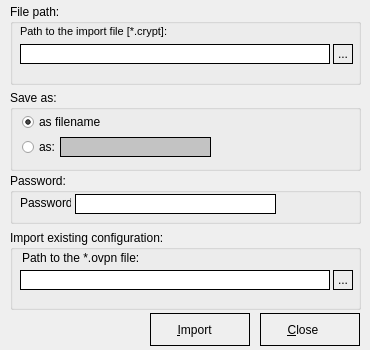
<?xml version="1.0" encoding="UTF-8"?>
<ui version="4.0">
 <class>ImportConfig</class>
 <widget class="QDialog" name="ImportConfig">
  <property name="windowModality">
   <enum>Qt::ApplicationModal</enum>
  </property>
  <property name="geometry">
   <rect>
    <x>0</x>
    <y>0</y>
    <width>370</width>
    <height>350</height>
   </rect>
  </property>
  <property name="sizePolicy">
   <sizepolicy hsizetype="Preferred" vsizetype="Preferred">
    <horstretch>0</horstretch>
    <verstretch>0</verstretch>
   </sizepolicy>
  </property>
  <property name="minimumSize">
   <size>
    <width>370</width>
    <height>350</height>
   </size>
  </property>
  <property name="maximumSize">
   <size>
    <width>370</width>
    <height>350</height>
   </size>
  </property>
  <property name="windowTitle">
   <string>Import config file</string>
  </property>
  <property name="windowIcon">
   <iconset resource="systray.qrc">
    <normaloff>:/images/logo.png</normaloff>:/images/logo.png</iconset>
  </property>
  <property name="styleSheet">
   <string notr="true"/>
  </property>
  <property name="modal">
   <bool>true</bool>
  </property>
  <widget class="QGroupBox" name="groupBox">
   <property name="geometry">
    <rect>
     <x>10</x>
     <y>4</y>
     <width>351</width>
     <height>81</height>
    </rect>
   </property>
   <property name="title">
    <string>File path:</string>
   </property>
   <widget class="QLabel" name="label">
    <property name="geometry">
     <rect>
      <x>10</x>
      <y>20</y>
      <width>191</width>
      <height>16</height>
     </rect>
    </property>
    <property name="text">
     <string>&lt;!DOCTYPE HTML PUBLIC &quot;-//W3C//DTD HTML 4.0//EN&quot; &quot;http://www.w3.org/TR/REC-html40/strict.dtd&quot;&gt;
&lt;html&gt;&lt;head&gt;&lt;meta name=&quot;qrichtext&quot; content=&quot;1&quot; /&gt;&lt;style type=&quot;text/css&quot;&gt;
p, li { white-space: pre-wrap; }
&lt;/style&gt;&lt;/head&gt;&lt;body style=&quot; font-family:'MS Shell Dlg 2'; font-size:8.25pt; font-weight:400; font-style:normal;&quot;&gt;
&lt;p style=&quot; margin-top:0px; margin-bottom:0px; margin-left:0px; margin-right:0px; -qt-block-indent:0; text-indent:0px;&quot;&gt;&lt;span style=&quot; font-size:8pt;&quot;&gt;Path to the import file [*.crypt]:&lt;/span&gt;&lt;/p&gt;&lt;/body&gt;&lt;/html&gt;</string>
    </property>
   </widget>
   <widget class="QLineEdit" name="txtImportPath">
    <property name="geometry">
     <rect>
      <x>10</x>
      <y>40</y>
      <width>310</width>
      <height>20</height>
     </rect>
    </property>
    <property name="styleSheet">
     <string notr="true">:enabled {border: 1px solid black}
:hover {border: 1px solid red; }</string>
    </property>
   </widget>
   <widget class="QPushButton" name="cmdOpenCryptFile">
    <property name="geometry">
     <rect>
      <x>323</x>
      <y>40</y>
      <width>20</width>
      <height>20</height>
     </rect>
    </property>
    <property name="styleSheet">
     <string notr="true">:enabled {border: 1px solid black}
:disabled {border: 1px solid black}
:hover {background-color: rgb(195, 195, 195);}</string>
    </property>
    <property name="text">
     <string>...</string>
    </property>
   </widget>
  </widget>
  <widget class="QGroupBox" name="groupBox_2">
   <property name="geometry">
    <rect>
     <x>10</x>
     <y>90</y>
     <width>351</width>
     <height>81</height>
    </rect>
   </property>
   <property name="title">
    <string>Save as:</string>
   </property>
   <widget class="QRadioButton" name="rbSaveAsFile">
    <property name="geometry">
     <rect>
      <x>11</x>
      <y>22</y>
      <width>151</width>
      <height>19</height>
     </rect>
    </property>
    <property name="styleSheet">
     <string notr="true">QRadioButton { 
spacing: 5px;
}

QRadioButton::indicator {
width: 13px;
height: 13px;
}

QRadioButton::indicator::unchecked:enabled {
image: url(:/images/styles/radiobutton_unchecked.png);
}

QRadioButton::indicator::checked:enabled {
image: url(:/images/styles/radiobutton_checked.png);
}

QRadioButton::indicator::unchecked:disabled {
image: url(:/images/styles/radiobutton_unchecked_dis.png);
}

QRadioButton::indicator::checked:disabled {
image: url(:/images/styles/radiobutton_checked_dis.png);
}</string>
    </property>
    <property name="text">
     <string>as filename</string>
    </property>
    <property name="checked">
     <bool>true</bool>
    </property>
   </widget>
   <widget class="QRadioButton" name="rbSaveAsName">
    <property name="geometry">
     <rect>
      <x>11</x>
      <y>47</y>
      <width>41</width>
      <height>19</height>
     </rect>
    </property>
    <property name="styleSheet">
     <string notr="true">QRadioButton { 
spacing: 5px;
}

QRadioButton::indicator {
width: 13px;
height: 13px;
}

QRadioButton::indicator::unchecked:enabled {
image: url(:/images/styles/radiobutton_unchecked.png);
}

QRadioButton::indicator::checked:enabled {
image: url(:/images/styles/radiobutton_checked.png);
}

QRadioButton::indicator::unchecked:disabled {
image: url(:/images/styles/radiobutton_unchecked_dis.png);
}

QRadioButton::indicator::checked:disabled {
image: url(:/images/styles/radiobutton_checked_dis.png);
}</string>
    </property>
    <property name="text">
     <string>as:</string>
    </property>
   </widget>
   <widget class="QLineEdit" name="txtNewName">
    <property name="enabled">
     <bool>false</bool>
    </property>
    <property name="geometry">
     <rect>
      <x>50</x>
      <y>47</y>
      <width>151</width>
      <height>20</height>
     </rect>
    </property>
    <property name="styleSheet">
     <string notr="true">:enabled {border: 1px solid black; background-color: rgb(255, 255, 255);}
:disabled {border: 1px solid black; background-color: rgb(195, 195, 195);}
:hover {border: 1px solid red; }
</string>
    </property>
   </widget>
  </widget>
  <widget class="QPushButton" name="cmdCancel">
   <property name="geometry">
    <rect>
     <x>260</x>
     <y>313</y>
     <width>100</width>
     <height>33</height>
    </rect>
   </property>
   <property name="styleSheet">
    <string notr="true">:enabled {border: 1px solid black}
:disabled {border: 1px solid black}
:hover {background-color: rgb(195, 195, 195);}
QPushButton {height: 25px; width: 50px;text-align:left;
	padding-left: 10px;
	padding-top: 3px;
	padding-bottom: 3px;}</string>
   </property>
   <property name="text">
    <string>     &amp;Close</string>
   </property>
   <property name="icon">
    <iconset resource="systray.qrc">
     <normaloff>:/images/close_dialog.png</normaloff>:/images/close_dialog.png</iconset>
   </property>
   <property name="iconSize">
    <size>
     <width>22</width>
     <height>22</height>
    </size>
   </property>
   <property name="flat">
    <bool>true</bool>
   </property>
  </widget>
  <widget class="QPushButton" name="cmdImport">
   <property name="geometry">
    <rect>
     <x>150</x>
     <y>313</y>
     <width>100</width>
     <height>33</height>
    </rect>
   </property>
   <property name="styleSheet">
    <string notr="true">:enabled {border: 1px solid black}
:disabled {border: 1px solid black}
:hover {background-color: rgb(195, 195, 195);}
QPushButton {height: 25px; width: 50px;text-align:left;
	padding-left: 10px;
	padding-top: 3px;
	padding-bottom: 3px;}</string>
   </property>
   <property name="text">
    <string>     &amp;Import</string>
   </property>
   <property name="icon">
    <iconset resource="systray.qrc">
     <normaloff>:/images/import.png</normaloff>:/images/import.png</iconset>
   </property>
   <property name="iconSize">
    <size>
     <width>22</width>
     <height>22</height>
    </size>
   </property>
   <property name="flat">
    <bool>true</bool>
   </property>
  </widget>
  <widget class="QGroupBox" name="groupBox_3">
   <property name="geometry">
    <rect>
     <x>10</x>
     <y>173</y>
     <width>351</width>
     <height>51</height>
    </rect>
   </property>
   <property name="title">
    <string>Password:</string>
   </property>
   <widget class="QLabel" name="label_2">
    <property name="geometry">
     <rect>
      <x>10</x>
      <y>22</y>
      <width>51</width>
      <height>16</height>
     </rect>
    </property>
    <property name="text">
     <string>Password:</string>
    </property>
   </widget>
   <widget class="QLineEdit" name="txtPassword">
    <property name="geometry">
     <rect>
      <x>65</x>
      <y>21</y>
      <width>201</width>
      <height>20</height>
     </rect>
    </property>
    <property name="styleSheet">
     <string notr="true">:enabled {border: 1px solid black}
:hover {border: 1px solid red; }</string>
    </property>
   </widget>
  </widget>
  <widget class="QGroupBox" name="groupBox_4">
   <property name="geometry">
    <rect>
     <x>10</x>
     <y>230</y>
     <width>351</width>
     <height>80</height>
    </rect>
   </property>
   <property name="title">
    <string>Import existing configuration:</string>
   </property>
   <widget class="QLabel" name="label_3">
    <property name="geometry">
     <rect>
      <x>12</x>
      <y>20</y>
      <width>161</width>
      <height>16</height>
     </rect>
    </property>
    <property name="text">
     <string>Path to the *.ovpn file:</string>
    </property>
   </widget>
   <widget class="QLineEdit" name="txtExistingOvpn">
    <property name="geometry">
     <rect>
      <x>10</x>
      <y>40</y>
      <width>310</width>
      <height>20</height>
     </rect>
    </property>
    <property name="styleSheet">
     <string notr="true">:enabled {border: 1px solid black}
:hover {border: 1px solid red; }</string>
    </property>
   </widget>
   <widget class="QPushButton" name="cmdOpenOvpnFile">
    <property name="geometry">
     <rect>
      <x>323</x>
      <y>40</y>
      <width>20</width>
      <height>20</height>
     </rect>
    </property>
    <property name="styleSheet">
     <string notr="true">:enabled {border: 1px solid black}
:disabled {border: 1px solid black}
:hover {background-color: rgb(195, 195, 195);}</string>
    </property>
    <property name="text">
     <string>...</string>
    </property>
   </widget>
  </widget>
 </widget>
 <resources>
  <include location="systray.qrc"/>
 </resources>
 <connections/>
</ui>
